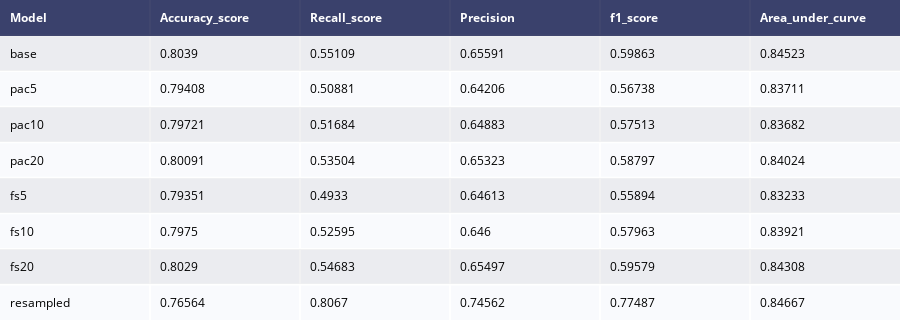

Write notebook code for a chart like this one.
### Code cell
data_preprocess_test(logit)

### Figure 1 — Plotly figure (JSON) as saved in the notebook; plotly's stock layout.template omitted (floating-point values rounded to 4 significant figures)
{"data": [{"colorscale": [[0, "#00083e"], [0.5, "#ededee"], [1, "#ffffff"]], "hoverinfo": "none", "opacity": 0.75, "showscale": false, "type": "heatmap", "z": [[0, 0, 0, 0, 0, 0], [0.5, 0.5, 0.5, 0.5, 0.5, 0.5], [1, 1, 1, 1, 1, 1], [0.5, 0.5, 0.5, 0.5, 0.5, 0.5], [1, 1, 1, 1, 1, 1], [0.5, 0.5, 0.5, 0.5, 0.5, 0.5], [1, 1, 1, 1, 1, 1], [0.5, 0.5, 0.5, 0.5, 0.5, 0.5], [1, 1, 1, 1, 1, 1]]}], "layout": {"annotations": [{"align": "left", "font": {"color": "#ffffff"}, "showarrow": false, "text": "<b>Model</b>", "x": -0.45, "xanchor": "left", "xref": "x", "y": 0, "yref": "y"}, {"align": "left", "font": {"color": "#ffffff"}, "showarrow": false, "text": "<b>Accuracy_score</b>", "x": 0.55, "xanchor": "left", "xref": "x", "y": 0, "yref": "y"}, {"align": "left", "font": {"color": "#ffffff"}, "showarrow": false, "text": "<b>Recall_score</b>", "x": 1.55, "xanchor": "left", "xref": "x", "y": 0, "yref": "y"}, {"align": "left", "font": {"color": "#ffffff"}, "showarrow": false, "text": "<b>Precision</b>", "x": 2.55, "xanchor": "left", "xref": "x", "y": 0, "yref": "y"}, {"align": "left", "font": {"color": "#ffffff"}, "showarrow": false, "text": "<b>f1_score</b>", "x": 3.55, "xanchor": "left", "xref": "x", "y": 0, "yref": "y"}, {"align": "left", "font": {"color": "#ffffff"}, "showarrow": false, "text": "<b>Area_under_curve</b>", "x": 4.55, "xanchor": "left", "xref": "x", "y": 0, "yref": "y"}, {"align": "left", "font": {"color": "#000000"}, "showarrow": false, "text": "base", "x": -0.45, "xanchor": "left", "xref": "x", "y": 1, "yref": "y"}, {"align": "left", "font": {"color": "#000000"}, "showarrow": false, "text": "0.8039", "x": 0.55, "xanchor": "left", "xref": "x", "y": 1, "yref": "y"}, {"align": "left", "font": {"color": "#000000"}, "showarrow": false, "text": "0.55109", "x": 1.55, "xanchor": "left", "xref": "x", "y": 1, "yref": "y"}, {"align": "left", "font": {"color": "#000000"}, "showarrow": false, "text": "0.65591", "x": 2.55, "xanchor": "left", "xref": "x", "y": 1, "yref": "y"}, {"align": "left", "font": {"color": "#000000"}, "showarrow": false, "text": "0.59863", "x": 3.55, "xanchor": "left", "xref": "x", "y": 1, "yref": "y"}, {"align": "left", "font": {"color": "#000000"}, "showarrow": false, "text": "0.84523", "x": 4.55, "xanchor": "left", "xref": "x", "y": 1, "yref": "y"}, {"align": "left", "font": {"color": "#000000"}, "showarrow": false, "text": "pac5", "x": -0.45, "xanchor": "left", "xref": "x", "y": 2, "yref": "y"}, {"align": "left", "font": {"color": "#000000"}, "showarrow": false, "text": "0.79408", "x": 0.55, "xanchor": "left", "xref": "x", "y": 2, "yref": "y"}, {"align": "left", "font": {"color": "#000000"}, "showarrow": false, "text": "0.50881", "x": 1.55, "xanchor": "left", "xref": "x", "y": 2, "yref": "y"}, {"align": "left", "font": {"color": "#000000"}, "showarrow": false, "text": "0.64206", "x": 2.55, "xanchor": "left", "xref": "x", "y": 2, "yref": "y"}, {"align": "left", "font": {"color": "#000000"}, "showarrow": false, "text": "0.56738", "x": 3.55, "xanchor": "left", "xref": "x", "y": 2, "yref": "y"}, {"align": "left", "font": {"color": "#000000"}, "showarrow": false, "text": "0.83711", "x": 4.55, "xanchor": "left", "xref": "x", "y": 2, "yref": "y"}, {"align": "left", "font": {"color": "#000000"}, "showarrow": false, "text": "pac10", "x": -0.45, "xanchor": "left", "xref": "x", "y": 3, "yref": "y"}, {"align": "left", "font": {"color": "#000000"}, "showarrow": false, "text": "0.79721", "x": 0.55, "xanchor": "left", "xref": "x", "y": 3, "yref": "y"}, {"align": "left", "font": {"color": "#000000"}, "showarrow": false, "text": "0.51684", "x": 1.55, "xanchor": "left", "xref": "x", "y": 3, "yref": "y"}, {"align": "left", "font": {"color": "#000000"}, "showarrow": false, "text": "0.64883", "x": 2.55, "xanchor": "left", "xref": "x", "y": 3, "yref": "y"}, {"align": "left", "font": {"color": "#000000"}, "showarrow": false, "text": "0.57513", "x": 3.55, "xanchor": "left", "xref": "x", "y": 3, "yref": "y"}, {"align": "left", "font": {"color": "#000000"}, "showarrow": false, "text": "0.83682", "x": 4.55, "xanchor": "left", "xref": "x", "y": 3, "yref": "y"}, {"align": "left", "font": {"color": "#000000"}, "showarrow": false, "text": "pac20", "x": -0.45, "xanchor": "left", "xref": "x", "y": 4, "yref": "y"}, {"align": "left", "font": {"color": "#000000"}, "showarrow": false, "text": "0.80091", "x": 0.55, "xanchor": "left", "xref": "x", "y": 4, "yref": "y"}, {"align": "left", "font": {"color": "#000000"}, "showarrow": false, "text": "0.53504", "x": 1.55, "xanchor": "left", "xref": "x", "y": 4, "yref": "y"}, {"align": "left", "font": {"color": "#000000"}, "showarrow": false, "text": "0.65323", "x": 2.55, "xanchor": "left", "xref": "x", "y": 4, "yref": "y"}, {"align": "left", "font": {"color": "#000000"}, "showarrow": false, "text": "0.58797", "x": 3.55, "xanchor": "left", "xref": "x", "y": 4, "yref": "y"}, {"align": "left", "font": {"color": "#000000"}, "showarrow": false, "text": "0.84024", "x": 4.55, "xanchor": "left", "xref": "x", "y": 4, "yref": "y"}, {"align": "left", "font": {"color": "#000000"}, "showarrow": false, "text": "fs5", "x": -0.45, "xanchor": "left", "xref": "x", "y": 5, "yref": "y"}, {"align": "left", "font": {"color": "#000000"}, "showarrow": false, "text": "0.79351", "x": 0.55, "xanchor": "left", "xref": "x", "y": 5, "yref": "y"}, {"align": "left", "font": {"color": "#000000"}, "showarrow": false, "text": "0.4933", "x": 1.55, "xanchor": "left", "xref": "x", "y": 5, "yref": "y"}, {"align": "left", "font": {"color": "#000000"}, "showarrow": false, "text": "0.64613", "x": 2.55, "xanchor": "left", "xref": "x", "y": 5, "yref": "y"}, {"align": "left", "font": {"color": "#000000"}, "showarrow": false, "text": "0.55894", "x": 3.55, "xanchor": "left", "xref": "x", "y": 5, "yref": "y"}, {"align": "left", "font": {"color": "#000000"}, "showarrow": false, "text": "0.83233", "x": 4.55, "xanchor": "left", "xref": "x", "y": 5, "yref": "y"}, {"align": "left", "font": {"color": "#000000"}, "showarrow": false, "text": "fs10", "x": -0.45, "xanchor": "left", "xref": "x", "y": 6, "yref": "y"}, {"align": "left", "font": {"color": "#000000"}, "showarrow": false, "text": "0.7975", "x": 0.55, "xanchor": "left", "xref": "x", "y": 6, "yref": "y"}, {"align": "left", "font": {"color": "#000000"}, "showarrow": false, "text": "0.52595", "x": 1.55, "xanchor": "left", "xref": "x", "y": 6, "yref": "y"}, {"align": "left", "font": {"color": "#000000"}, "showarrow": false, "text": "0.646", "x": 2.55, "xanchor": "left", "xref": "x", "y": 6, "yref": "y"}, {"align": "left", "font": {"color": "#000000"}, "showarrow": false, "text": "0.57963", "x": 3.55, "xanchor": "left", "xref": "x", "y": 6, "yref": "y"}, {"align": "left", "font": {"color": "#000000"}, "showarrow": false, "text": "0.83921", "x": 4.55, "xanchor": "left", "xref": "x", "y": 6, "yref": "y"}, {"align": "left", "font": {"color": "#000000"}, "showarrow": false, "text": "fs20", "x": -0.45, "xanchor": "left", "xref": "x", "y": 7, "yref": "y"}, {"align": "left", "font": {"color": "#000000"}, "showarrow": false, "text": "0.8029", "x": 0.55, "xanchor": "left", "xref": "x", "y": 7, "yref": "y"}, {"align": "left", "font": {"color": "#000000"}, "showarrow": false, "text": "0.54683", "x": 1.55, "xanchor": "left", "xref": "x", "y": 7, "yref": "y"}, {"align": "left", "font": {"color": "#000000"}, "showarrow": false, "text": "0.65497", "x": 2.55, "xanchor": "left", "xref": "x", "y": 7, "yref": "y"}, {"align": "left", "font": {"color": "#000000"}, "showarrow": false, "text": "0.59579", "x": 3.55, "xanchor": "left", "xref": "x", "y": 7, "yref": "y"}, {"align": "left", "font": {"color": "#000000"}, "showarrow": false, "text": "0.84308", "x": 4.55, "xanchor": "left", "xref": "x", "y": 7, "yref": "y"}, {"align": "left", "font": {"color": "#000000"}, "showarrow": false, "text": "resampled", "x": -0.45, "xanchor": "left", "xref": "x", "y": 8, "yref": "y"}, {"align": "left", "font": {"color": "#000000"}, "showarrow": false, "text": "0.76564", "x": 0.55, "xanchor": "left", "xref": "x", "y": 8, "yref": "y"}, {"align": "left", "font": {"color": "#000000"}, "showarrow": false, "text": "0.8067", "x": 1.55, "xanchor": "left", "xref": "x", "y": 8, "yref": "y"}, {"align": "left", "font": {"color": "#000000"}, "showarrow": false, "text": "0.74562", "x": 2.55, "xanchor": "left", "xref": "x", "y": 8, "yref": "y"}, {"align": "left", "font": {"color": "#000000"}, "showarrow": false, "text": "0.77487", "x": 3.55, "xanchor": "left", "xref": "x", "y": 8, "yref": "y"}, {"align": "left", "font": {"color": "#000000"}, "showarrow": false, "text": "0.84667", "x": 4.55, "xanchor": "left", "xref": "x", "y": 8, "yref": "y"}], "height": 320, "margin": {"b": 0, "l": 0, "r": 0, "t": 0}, "xaxis": {"dtick": 1, "gridwidth": 2, "showticklabels": false, "tick0": -0.5, "ticks": "", "zeroline": false}, "yaxis": {"autorange": "reversed", "dtick": 1, "gridwidth": 2, "showticklabels": false, "tick0": 0.5, "ticks": "", "zeroline": false}}}
